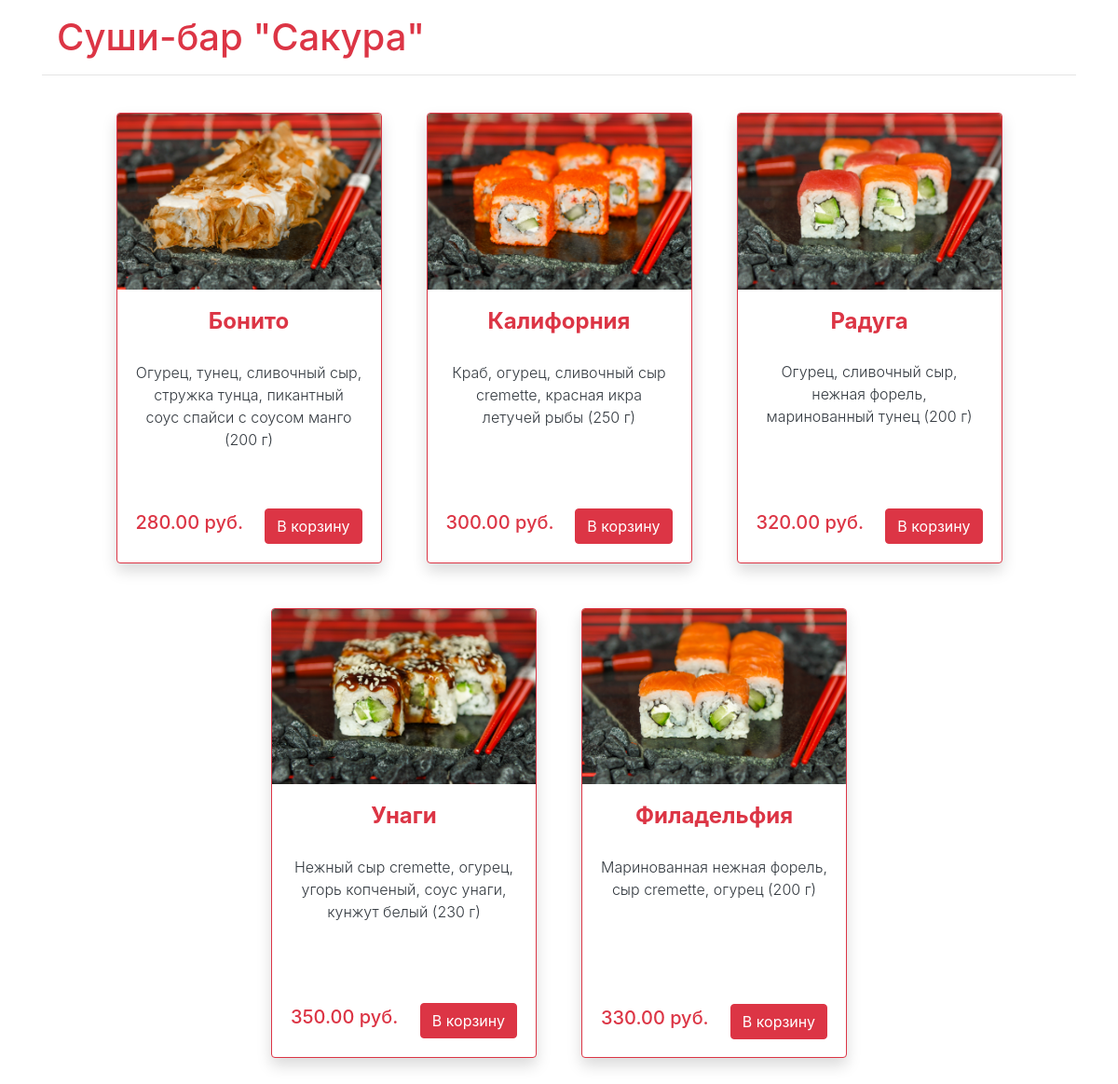
The page / on the database its author committed.
### catalog/models.py (models this page shows, shortened)
class Product(models.Model):
    def get_path(self, filename):
        return 'images/{}/{}'.format(self.category.slug, filename)
    category = models.ForeignKey(Category, on_delete=models.PROTECT, related_name='products', verbose_name='Категория')
    name = models.CharField(max_length=200, db_index=True, verbose_name='Название')
    slug = models.SlugField(max_length=200, db_index=True, verbose_name='Ссылка')
    image = models.ImageField(upload_to=get_path, verbose_name='Изображение')
    description = models.TextField(blank=True, verbose_name='Описание')
    price = models.DecimalField(max_digits=10, decimal_places=2, verbose_name='Цена')
    available = models.BooleanField(default=True, verbose_name='Наличие')
    class Meta:
        ordering = ['-available', 'name']
        index_together = ['id', 'slug']
        verbose_name = 'Продукт'
        verbose_name_plural = 'Продукты'

### catalog/views.py (the view, shortened to what this page needs)
# urls.py: path('', views.CatalogView.as_view(), name='catalog'),
class CatalogView(ListView):
    template_name = 'catalog/index.html'
    model = Product
    context_object_name = 'products'

### catalog/templates/catalog/index.html (shortened to what this page needs)
{% extends 'base.html' %}
{% block content %}
    <h1 class="m-3">Суши-бар "Сакура"</h1>
    <hr>
    <div class="row justify-content-center">
    {% for product in products %}
        <div class="card col-xl-3 col-lg-4 col-md-5 col-sm-6 m-4 p-0 border-danger shadow" style="width: 18rem;">
            <img class="card-img-top" src="{{ product.image.url }}" alt="{{ product.slug }}">
            <div class="card-body text-center">
                <h4 class="card-title font-weight-bold">{{ product.name }}</h4>
                <p class="card-text text-dark font-weight-light pt-3" style="height: 150px">{{ product.description }}</p>
                <div class="row justify-content-between align-items-center m-auto h-25 pb-2">
                    {% if product.available %}
                        <h5>{{ product.price }} руб.</h5>
                        <form method="POST">
                            <input type="submit" class="btn btn-danger" value="В корзину" />
                        </form>
                    {% else %}
                        <h5 class="text-black-50 w-100 text-center">Нет в наличии</h5>
                    {% endif %}
                </div>
          </div>
        </div>
    {% endfor %}
{% endblock %}

### catalog/templates/base.html (shortened to what this page needs)
<!doctype html>
<html lang="en">
  <head>
    {% load static %}
    <link rel="stylesheet" href="{% static 'catalog/css/bootstrap.min.css' %}">
  </head>
  <body class="container">
    <div id="content" class="text-danger mb-3">
    {% block content %}
    {% endblock %}
    </div>
  </body>
</html>

### rows shown on the page
Product: image (picture), name "Бонито", description "Огурец, тунец, сливочный сыр, стружка тунца, пикантный соус спайси с соусом манго (200 г)", price "280.00"
Product: image (picture), name "Калифорния", description "Краб, огурец, сливочный сыр cremette, красная икра летучей рыбы (250 г)", price "300.00"
Product: image (picture), name "Радуга", description "Огурец, сливочный сыр, нежная форель, маринованный тунец (200 г)", price "320.00"
Product: image (picture), name "Унаги", description "Нежный сыр cremette, огурец, угорь копченый, соус унаги, кунжут белый (230 г)", price "350.00"
Product: image (picture), name "Филадельфия", description "Маринованная нежная форель, сыр cremette, огурец (200 г)", price "330.00"
